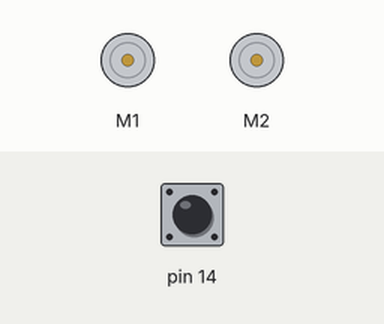
Simulated run of this sketch. Board: Arduino Leonardo, built with avr-gcc and run on an emulated ATmega32U4. On the bench: 2 × DC motor (green arrow = forward, orange = backward, longer = faster). The test bench sets the inputs (shaded band); at power-on: pin 14 HIGH.

Above: at 0.8 s.
0.9 s: pin 14 pulled LOW for 0.15 s
Timing chart, 0 to 3.9 s (numbered marks = the images above; inputs shaded):
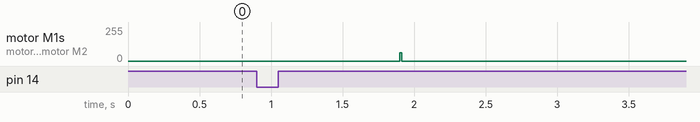

The sketch:

SeLinjenFacit.ino
```cpp
// (licence header left out)
#include <Wire.h>
#include <Zumo32U4.h>

Zumo32U4Motors larver;
Zumo32U4LineSensors linjeSensorer;
Zumo32U4ButtonA buttonA;

void setup()
{
  linjeSensorer.initFiveSensors(); // Starta sensorerna

  while (!buttonA.getSingleDebouncedPress()); // Vänta på att knappen A ska tryckas
  delay(1000);

  // Kör framåt
  larver.setLeftSpeed(100);
  larver.setRightSpeed(100);
}

void loop()
{
  uint16_t linjeSensorVarden[5];

  delay(10); // Läs inte sensorerna för ofta så vänta 1/100 sek

  // Läs linjesensorerna
  linjeSensorer.read(linjeSensorVarden, QTR_EMITTERS_ON);

  // Använd en if-sats för att testa värdet på den vänstra linjesensorn
  if ( linjeSensorVarden[0] < 500 )
  { // Testen antar svart underlag och vit linje
    larver.setLeftSpeed(0);    // Stanna!
    larver.setRightSpeed(0);
  }
}
```

Measured:
- after the input at 0.9 s, motor M1, motor M2: stopped → forward 63/255 after 1.0 s, → stopped 0.01 s later
